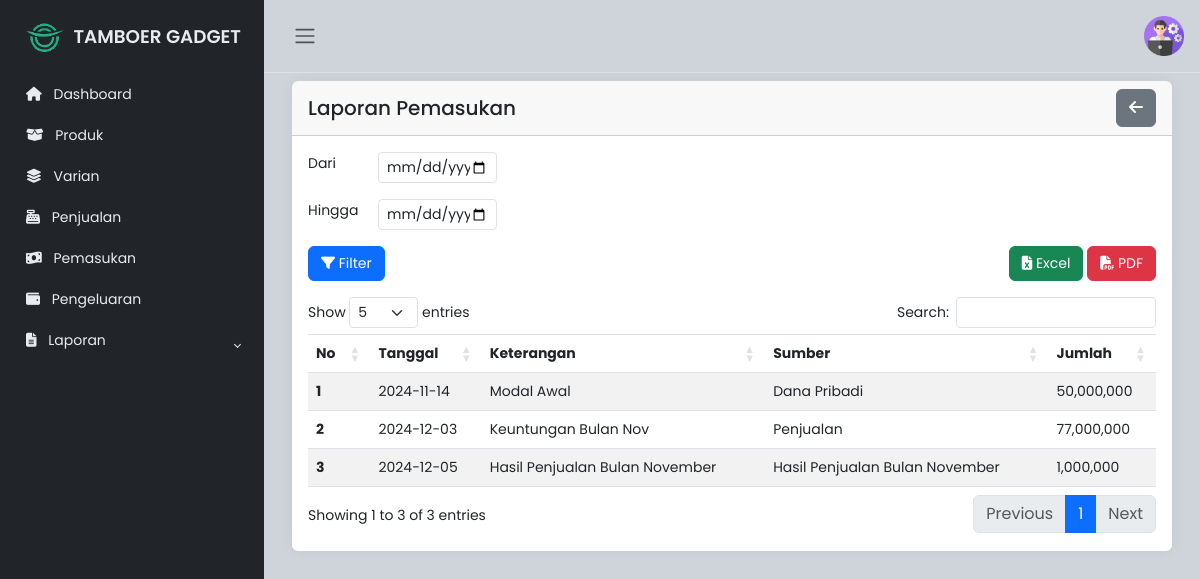
The page /admin/laporan_pemasukan.php on the database its author committed.
### tables this page shows
CREATE TABLE `pemasukan` (
  `id_pemasukan` int(11) NOT NULL,
  `tanggal` date NOT NULL,
  `keterangan` text DEFAULT NULL,
  `sumber_dana` varchar(50) DEFAULT NULL,
  `jumlah` decimal(15,2) NOT NULL
);

### admin/laporan_pemasukan.php (the view, shortened to what this page needs)
<!DOCTYPE html>
<html lang="en" data-bs-theme="light">
<head>
    <link rel="stylesheet" href="https://cdn.jsdelivr.net/npm/bootstrap@5.3.0-alpha2/dist/css/bootstrap.min.css">
    <link rel="stylesheet" href="https://cdnjs.cloudflare.com/ajax/libs/font-awesome/6.1.1/css/all.min.css">
    <link rel="stylesheet" href="https://cdn.datatables.net/1.11.3/css/dataTables.bootstrap5.min.css">
    <link rel="stylesheet" href="../css/style.css">
</head>
<body>
    <div class="wrapper">
        <?php include 'sidebar.php'; ?>
        <div class="main">
            <?php include 'navbar.php'; ?>
            <main class="content px-3 py-2">
                <div class="container-fluid">
                    <div class="card border-0">
                        <div class="card-header d-flex justify-content-between align-items-center">
                            <h5 class="card-title mb-0">Laporan Pemasukan</h5>
                            <button type="button" class="btn btn-secondary btn-margin" onclick="window.history.back()">
                                <i class="fas fa-arrow-left"></i>
                            </button>
                        </div>
                        <div class="card-body">
                            <form action="" method="POST">
                                <div class="row mb-3">
                                    <div class="col-12 d-flex align-items-center">
                                        <label for="tanggal_dari" class="form-label">Dari</label>
                                        <input type="date" class="form-control form-control-sm form-control-date"
                                            id="tanggal_dari" name="tanggal_dari" required>
                                    </div>
                                </div>
                                <div class="row mb-3">
                                    <div class="col-12 d-flex align-items-center">
                                        <label for="tanggal_hingga" class="form-label">Hingga</label>
                                        <input type="date" class="form-control form-control-sm form-control-date"
                                            id="tanggal_hingga" name="tanggal_hingga" required>
                                    </div>
                                </div>
                                <div class="d-flex justify-content-between">
                                    <div>
                                        <button type="submit" class="btn btn-primary" style="font-size: 14px;"><i
                                                class="fas fa-filter"></i> Filter</button>
                                    </div>
                                    <div>
                                        <button type="button" class="btn btn-success" id="exportExcel"
                                            style="font-size: 14px;">
                                            <i class="fas fa-file-excel"></i> Excel
                                        </button>
                                        <button type="button" class="btn btn-danger" id="exportPDF"
                                            style="font-size: 14px;">
                                            <i class="fas fa-file-pdf"></i> PDF
                                        </button>
                                    </div>
                                </div>
                            </form>
                            <div class="table-responsive mt-3">
                                <table id="example" class="table table-striped custom-table">
                                    <thead>
                                        <tr>
                                            <th scope="col">No</th>
                                            <th scope="col">Tanggal</th>
                                            <th scope="col">Keterangan</th>
                                            <th scope="col">Sumber</th>
                                            <th scope="col">Jumlah</th>
                                        </tr>
                                    </thead>
                                    <tbody>
                                        <?php
                                        include 'koneksi.php';
                                        $tanggal_dari = isset($_POST['tanggal_dari']) ? $_POST['tanggal_dari'] : '';
                                        $tanggal_hingga = isset($_POST['tanggal_hingga']) ? $_POST['tanggal_hingga'] : '';
                                        if (!empty($tanggal_dari) && !empty($tanggal_hingga)) {
                                            $sql = "SELECT * FROM pemasukan WHERE tanggal BETWEEN '$tanggal_dari' AND '$tanggal_hingga'";
                                        } else {
                                            $sql = "SELECT * FROM pemasukan";
                                        }
                                        $result = $conn->query($sql);
                                        if ($result->num_rows > 0) {
                                            $no = 1;
                                            while ($row = $result->fetch_assoc()) {
                                                echo "<tr>
                                                    <th scope='row'>" . $no++ . "</th>
                                                    <td>" . $row['tanggal'] . "</td>
                                                    <td>" . $row['keterangan'] . "</td>
                                                    <td>" . $row['sumber_dana'] . "</td>
                                                    <td>" . number_format($row['jumlah'], 0) . "</td>
                                                </tr>";
                                            }
                                        } else {
                                            echo "<tr><td colspan='6' class='text-center'>No data available</td></tr>";
                                        }
                                        ?>
                                    </tbody>
                                </table>
                            </div>
                        </div>
                    </div>
                </div>
            </main>
        </div>
    </div>
</body>
</html>

### css/style.css (style rules this page uses)
body { font-family: "Poppins", sans-serif; font-size: 0.875rem; opacity: 1; overflow-y: scroll; margin: 0; }
.wrapper { align-items: stretch; display: flex; width: 100%; }
.main { display: flex; flex-direction: column; min-height: 100vh; min-width: 0; overflow: hidden; transition: all 0.35s ease-in-out; width: 100%; background: var(--bs-dark-bg-subtle); }
.content { flex: 1; max-width: 100vw; width: 100vw; }
@media (min-width: 768px) { .content { max-width: auto; width: auto; } }
.card { box-shadow: 0 0 0.875rem 0 rgba(34, 46, 60, 0.05); margin-bottom: 24px; }

### admin/laporan_pemasukan.php (style rules this page uses)
@media (min-width: 769px) { table.dataTable tbody td { font-size: 14px; } }
@media (min-width: 769px) { table.dataTable thead th { font-size: 14px; } }
.form-label { min-width: 70px; }
.form-control-sm { max-width: 200px; }
.form-control-date { max-width: 119px; }
.custom-table th, .custom-table td { border-bottom: 1px solid #dee2e6; }
.custom-table thead th { border-top: 1px solid #dee2e6; }

### rows shown on the page
pemasukan: tanggal "2024-11-14", keterangan "Modal Awal", sumber_dana "Dana Pribadi", jumlah "50,000,000"
pemasukan: tanggal "2024-12-03", keterangan "Keuntungan Bulan Nov", sumber_dana "Penjualan", jumlah "77,000,000"
pemasukan: tanggal "2024-12-05", keterangan "Hasil Penjualan Bulan November", sumber_dana "Hasil Penjualan Bulan November", jumlah "1,000,000"
